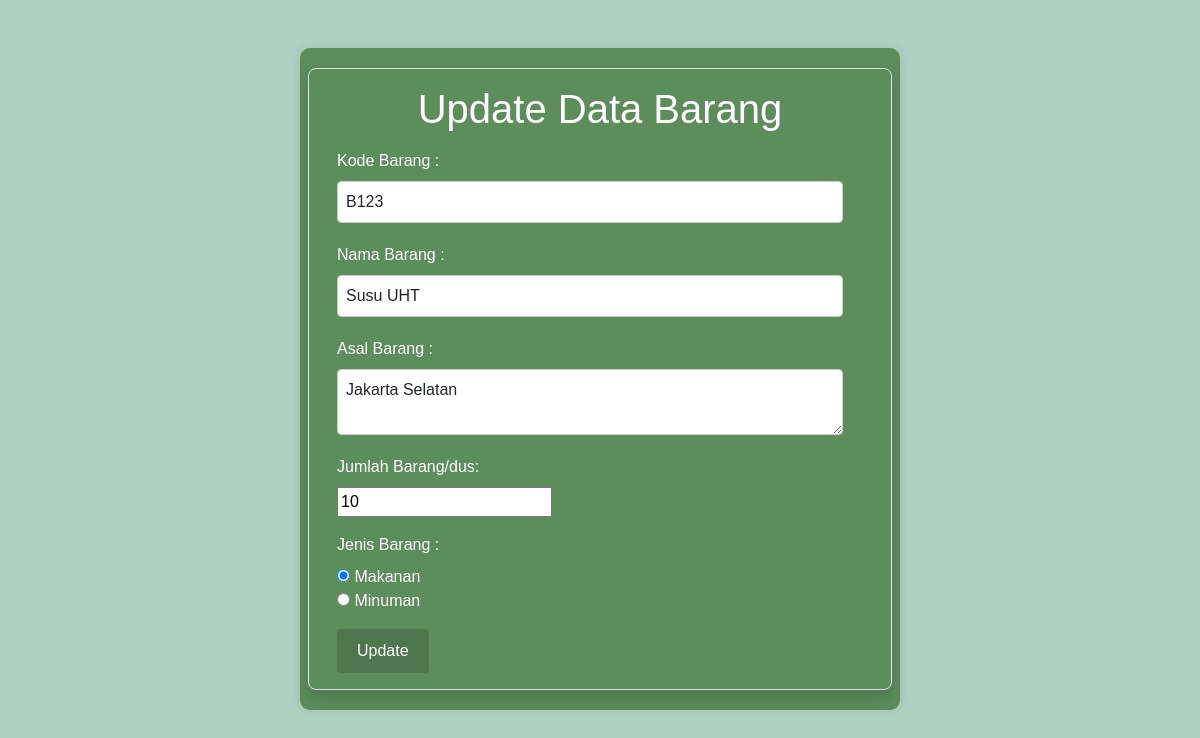
Screenshot of /ubah.php?id=15 with the database file from the repository.
### tables this page shows
CREATE TABLE `barang` (
  `id` int(11) NOT NULL,
  `kode` varchar(50) NOT NULL,
  `nama` varchar(100) NOT NULL,
  `asal` varchar(100) NOT NULL,
  `jumlah` int(11) NOT NULL,
  `jenis` varchar(50) NOT NULL
);

### functions.php (called while the page is built, shortened)
<?php
$conn = mysqli_connect("localhost", "root", "", "barang");
function query($query) {
    global $conn;
    $result = mysqli_query($conn, $query);
    $rows = [];
    while ($row = mysqli_fetch_assoc($result)) {
        $rows[] = $row;
    }
    return $rows;
}
?>

### ubah.php (the view, shortened to what this page needs)
<?php
require 'functions.php';
$id = $_GET["id"];
$barang = query("SELECT * FROM barang WHERE id = $id")[0];
?>
<!DOCTYPE html>
<html lang="en">
<head>
    <link href="https://cdn.jsdelivr.net/npm/bootstrap@5.3.2/dist/css/bootstrap.min.css" rel="stylesheet">
    <link rel="stylesheet" href="style/ubah.css">
</head>
<body>
    <div class="container d-flex justify-content-center align-items-center mt-5">
        <div class="row border rounded-3 p-3 shadow box-area">
            <h1 class="mb-3 text-white">Update Data Barang</h1>
            <form action="" method="post" enctype="multipart/form-data">
                <div class="mb-3">
                    <label class="form-label" for="kode"> Kode Barang : </label>
                    <input class="form-control " type="text" name="kode" id="kode" value="<?= $barang['kode']; ?>" required>
                </div>
                <div class="mb-3">
                    <label class="form-label" for="nama"> Nama Barang : </label>
                    <input class="form-control" type="text" name="nama" id="nama" value="<?= $barang['nama']; ?>" required>
                </div>
                <div class="mb-3">
                    <label class="form-label" for="asal"> Asal Barang : </label>
                    <textarea class="form-control" type="text" name="asal" id="asal" required><?= $barang['asal']; ?></textarea>
                </div>
                <div class="mb-3">
                    <label class="form-label" for="jumlah">Jumlah Barang/dus: </label> <br>
                    <input type="number" name="jumlah" id="jumlah" value="<?= $barang['jumlah']; ?>" min="1" placeholder=" " required>
                </div>
                <div class="mb-3">
                    <label class="form-label" for="jenis"> Jenis Barang : </label> <br>
                    <input type="radio" name="jenis" id="jenis1" value="Makanan" <?= $barang['jenis'] == 'Makanan' ? 'checked' : ''; ?> required>
                    <label for="jenis1">Makanan</label> <br>
                    <input type="radio" name="jenis" id="jenis2" value="Minuman" <?= $barang['jenis'] == 'Minuman' ? 'checked' : ''; ?> required>
                    <label for="jenis2">Minuman</label>
                </div>
                <button type="submit" name="submit" class="btn btn-primary">Update</button>
            </form>
        </div>
    </div>
</body>
</html>

### style/ubah.css (style rules this page uses)
body { font-family: Arial, sans-serif; background-color: #ADD2C2; margin: 0; padding: 0; }
.container { max-width: 600px; margin: 50px auto; padding: 20px; background-color: #5C8D5B; border-radius: 10px; box-shadow: 0 0 10px rgba(0, 0, 0, 0.1); }
.form-control { width: calc(100% - 20px); padding: 8px; margin-bottom: 20px; border: 1px solid #ccc; border-radius: 4px; transition: border-color 0.3s ease-in-out; }
.btn { padding: 10px 20px; border: none; border-radius: 4px; cursor: pointer; background-color: #4e774e; color: #fff; transition: background-color 0.3s ease-in-out; }
h1 { margin-bottom: 20px; text-align: center; }
.box-area { background-color: #5C8D5B; color: #fff; }

### rows the page displays
barang: kode "B123", nama "Susu UHT", asal "Jakarta Selatan", jumlah "10", jenis "☑ Makanan", jenis "☐ Minuman"
